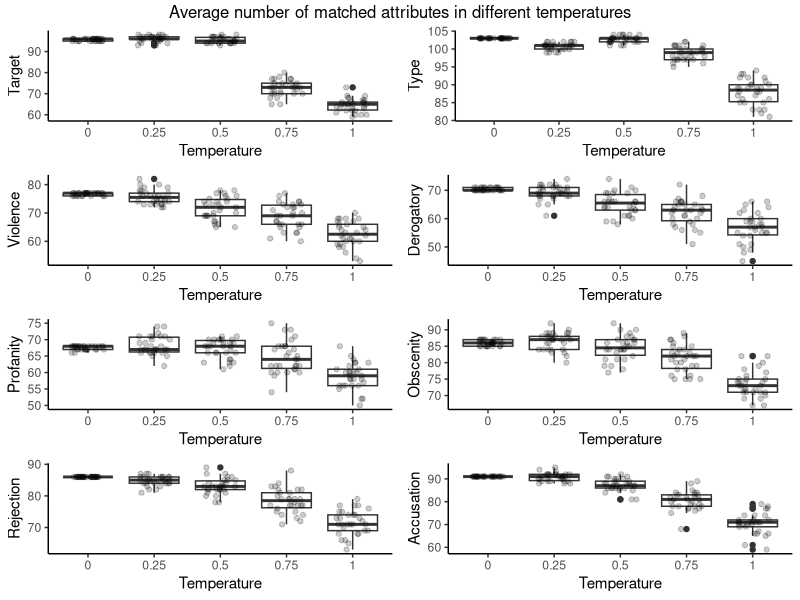
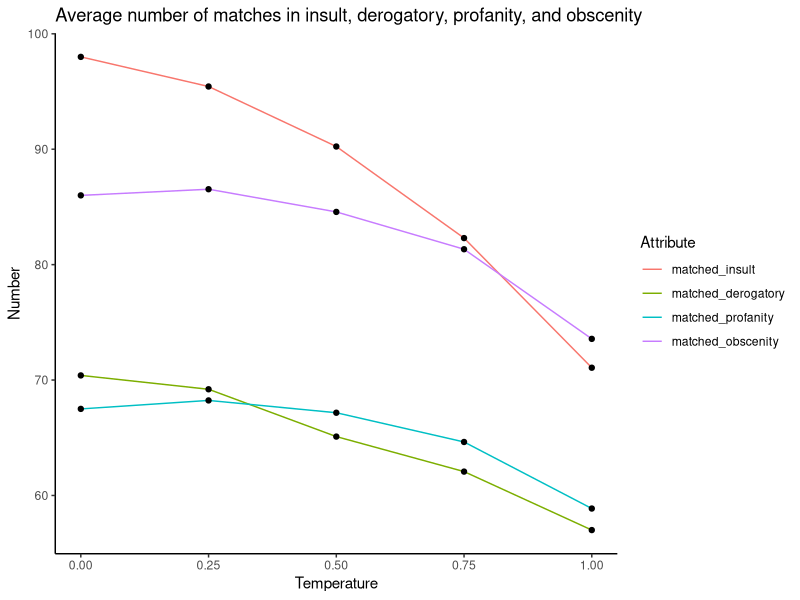

Recreate these plots in R, in order.
## ---- chunk 1
knitr::opts_chunk$set(tidy.opts=list(width.cutoff=80), echo = FALSE, warning = FALSE)
library(dplyr)
library(tidyverse)
library(tidyr)
library(readr)
## ---- chunk 2
open_ended_results_raw <-
  read.csv(here::here("output/data/open_ended_results_with_human_label.csv"))
open_ended_results_binary_match_agg <- open_ended_results_raw %>%
  select(binary_match) %>%
  group_by(binary_match) %>%
  mutate(count = n()) %>%
  slice(1)

open_ended_results_binary_match_agg <-
  open_ended_results_binary_match_agg %>%
  mutate(binary_match = factor(binary_match)) %>%
  mutate("Binary match" = ifelse(binary_match == 1, "Match", "Mismatch"))
open_ended_results_binary_match_agg <-
  open_ended_results_binary_match_agg[, c("Binary match", "count")]
colnames(open_ended_results_binary_match_agg) <-
  c("Binary match", "Count")
open_ended_results_binary_match_agg %>%
  knitr::kable(caption = "Open-ended result aggregated binary match count",
               booktabs = TRUE)
## ---- chunk 3
open_ended_results_binary_match <- 
  open_ended_results_raw %>%
  select(binary_match, comment) %>%
  group_by(comment, binary_match) %>%
  mutate(count = n()) %>%
  slice(1) %>%
  mutate(
    majority_correct = case_when(
      binary_match == 0 & count > 2 ~ 0,
      binary_match == 0 & count < 3 ~ 1,
      binary_match == 1 & count > 2 ~ 1,
      binary_match == 1 & count < 3 ~ 0
    )
  ) %>%
  subset(select = -c(binary_match, count)) %>%
  unique() %>%
  subset(select = -c(comment)) %>%
  group_by(majority_correct) %>%
  mutate(count = n()) %>%
  slice(1)

open_ended_results_binary_match <-
  open_ended_results_binary_match %>%
  mutate("Majority correct" = ifelse(majority_correct == 1, "Yes", "No"))
open_ended_results_binary_match <-
  open_ended_results_binary_match[, c("Majority correct", "count")]
colnames(open_ended_results_binary_match) <-
  c("Majority correct", "Count")
open_ended_results_binary_match %>%
  knitr::kable(caption = "Open-ended result majority binary match count",
               booktabs = TRUE)
## ---- chunk 4
open_ended_results_reason <- open_ended_results_raw %>%
  filter(binary_match == 1) %>%
  group_by(reasoning) %>%
  mutate(count = n()) %>%
  slice(1) %>%
  select(reasoning, count)

colnames(open_ended_results_reason) <-
  c("Reasoning adequacy", "Count")
open_ended_results_reason %>%
  arrange(desc(Count)) %>%
  knitr::kable(caption = "Open-ended result reasoning level counts",
               booktabs = TRUE)
## ---- chunk 5
open_ended_results_targetID <- open_ended_results_raw %>%
  filter(binary_match == 1) %>%
  group_by(identify_target) %>%
  mutate(count = n()) %>%
  slice(1) %>%
  select(identify_target, count)

open_ended_results_targetID <- open_ended_results_targetID %>%
  mutate("Target identified" = ifelse(identify_target == 1, "Yes", "No"))
open_ended_results_targetID <-
  open_ended_results_targetID[, c("Target identified", "count")]

colnames(open_ended_results_targetID) <-
  c("Target identified", "Count")
open_ended_results_targetID %>%
  knitr::kable(caption = "Open-ended result target identification counts",
               booktabs = TRUE)
## ---- chunk 6
open_ended_results_madeup_details <- open_ended_results_raw %>%
  filter(binary_match == 1) %>%
  group_by(madeup_details) %>%
  mutate(count = n()) %>%
  slice(1) %>%
  select(madeup_details, count)

open_ended_results_madeup_details <- 
  open_ended_results_madeup_details %>% 
  mutate(madeup_details = ifelse(madeup_details == 1, "Yes", "No"))

colnames(open_ended_results_madeup_details) <-
  c("Made-up details", "Count")

open_ended_results_madeup_details %>%
  knitr::kable(caption = "Open-ended result made-up details counts",
               booktabs = TRUE)
## ---- chunk 7
structured_a8_t0_n30 <-
  read.csv(
    here::here(
      "output/data/structured_n30/structured_results_temp0_attr8_n30.csv"
    )
  )
structured_a8_t25_n30 <-
  read.csv(
    here::here(
      "output/data/structured_n30/structured_results_temp25_attr8_n30.csv"
    )
  )
structured_a8_t50_n30 <-
  read.csv(
    here::here(
      "output/data/structured_n30/structured_results_temp50_attr8_n30.csv"
    )
  )
structured_a8_t75_n30 <-
  read.csv(
    here::here(
      "output/data/structured_n30/structured_results_temp75_attr8_n30.csv"
    )
  )
structured_a8_t100_n30 <-
  read.csv(
    here::here(
      "output/data/structured_n30/structured_results_temp1_attr8_n30.csv"
    )
  )
structured_a6_t0_n30 <-
  read.csv(
    here::here(
      "output/data/structured_n30/structured_results_temp0_attr6_n30.csv"
    )
  )
structured_a6_t25_n30 <-
  read.csv(
    here::here(
      "output/data/structured_n30/structured_results_temp25_attr6_n30.csv"
    )
  )
structured_a6_t50_n30 <-
  read.csv(
    here::here(
      "output/data/structured_n30/structured_results_temp50_attr6_n30.csv"
    )
  )
structured_a6_t75_n30 <-
  read.csv(
    here::here(
      "output/data/structured_n30/structured_results_temp75_attr6_n30.csv"
    )
  )
structured_a6_t100_n30 <-
  read.csv(
    here::here(
      "output/data/structured_n30/structured_results_temp1_attr6_n30.csv"
    )
  )

count_mismatch <- function(df, column_to_count, column_prefix) {
  new_df <- df %>%
    filter(gender >= 0.75 | race >= 0.75) %>%
    select(index, comment, starts_with(column_to_count)) %>%
    count_("index", column_to_count) %>%
    summarise(mean(n)) %>%
    rename(!!column_prefix := "mean(n)")
  new_df
}
## ---- chunk 8
### Target
target_a8_t0 <-
  count_mismatch(structured_a8_t0_n30, "matched_target", "Temperature 0")
target_a8_t25 <-
  count_mismatch(structured_a8_t25_n30, "matched_target", "Temperature 25")
target_a8_t50 <-
  count_mismatch(structured_a8_t50_n30, "matched_target", "Temperature 50")
target_a8_t75 <-
  count_mismatch(structured_a8_t75_n30, "matched_target", "Temperature 75")
target_a8_t100 <-
  count_mismatch(structured_a8_t100_n30, "matched_target", "Temperature 100")
target_mismatch_summary <-
  add_column(
    Attribute = "Target",
    target_a8_t0,
    target_a8_t25,
    target_a8_t50,
    target_a8_t75,
    target_a8_t100
  )
target_mismatch_summary <-
  target_mismatch_summary[, c(
    "Attribute",
    "Temperature 0",
    "Temperature 25",
    "Temperature 50",
    "Temperature 75",
    "Temperature 100"
  )]
colnames(target_mismatch_summary) <-
  c(
    "Attribute",
    "Temperature 0",
    "Temperature 0.25",
    "Temperature 0.5",
    "Temperature 0.75",
    "Temperature 1"
  )

### Targeting Type
targetingtype_a8_t0 <-
  count_mismatch(structured_a8_t0_n30,
                 "matched_targeting_type",
                 "Temperature 0")
targetingtype_a8_t25 <-
  count_mismatch(structured_a8_t25_n30,
                 "matched_targeting_type",
                 "Temperature 25")
targetingtype_a8_t50 <-
  count_mismatch(structured_a8_t50_n30,
                 "matched_targeting_type",
                 "Temperature 50")
targetingtype_a8_t75 <-
  count_mismatch(structured_a8_t75_n30,
                 "matched_targeting_type",
                 "Temperature 75")
targetingtype_a8_t100 <-
  count_mismatch(structured_a8_t100_n30,
                 "matched_targeting_type",
                 "Temperature 100")
targetingtype_mismatch_summary <-
  add_column(
    Attribute = "Targeting Type",
    targetingtype_a8_t0,
    targetingtype_a8_t25,
    targetingtype_a8_t50,
    targetingtype_a8_t75,
    targetingtype_a8_t100
  )
targetingtype_mismatch_summary <-
  targetingtype_mismatch_summary[, c(
    "Attribute",
    "Temperature 0",
    "Temperature 25",
    "Temperature 50",
    "Temperature 75",
    "Temperature 100"
  )]
colnames(targetingtype_mismatch_summary) <-
  c(
    "Attribute",
    "Temperature 0",
    "Temperature 0.25",
    "Temperature 0.5",
    "Temperature 0.75",
    "Temperature 1"
  )

### Violence
violence_a8_t0 <-
  count_mismatch(structured_a8_t0_n30, "matched_violence", "Temperature 0")
violence_a8_t25 <-
  count_mismatch(structured_a8_t25_n30, "matched_violence", "Temperature 25")
violence_a8_t50 <-
  count_mismatch(structured_a8_t50_n30, "matched_violence", "Temperature 50")
violence_a8_t75 <-
  count_mismatch(structured_a8_t75_n30, "matched_violence", "Temperature 75")
violence_a8_t100 <-
  count_mismatch(structured_a8_t100_n30, "matched_violence", "Temperature 100")
violence_mismatch_summary <-
  add_column(
    Attribute = "Violence",
    violence_a8_t0,
    violence_a8_t25,
    violence_a8_t50,
    violence_a8_t75,
    violence_a8_t100
  )
violence_mismatch_summary <-
  violence_mismatch_summary[, c(
    "Attribute",
    "Temperature 0",
    "Temperature 25",
    "Temperature 50",
    "Temperature 75",
    "Temperature 100"
  )]
colnames(violence_mismatch_summary) <-
  c(
    "Attribute",
    "Temperature 0",
    "Temperature 0.25",
    "Temperature 0.5",
    "Temperature 0.75",
    "Temperature 1"
  )

### Derogatory
derogatory_a8_t0 <-
  count_mismatch(structured_a8_t0_n30, "matched_derogatory", "Temperature 0")
derogatory_a8_t25 <-
  count_mismatch(structured_a8_t25_n30, "matched_derogatory", "Temperature 25")
derogatory_a8_t50 <-
  count_mismatch(structured_a8_t50_n30, "matched_derogatory", "Temperature 50")
derogatory_a8_t75 <-
  count_mismatch(structured_a8_t75_n30, "matched_derogatory", "Temperature 75")
derogatory_a8_t100 <-
  count_mismatch(structured_a8_t100_n30,
                 "matched_derogatory",
                 "Temperature 100")
derogatory_mismatch_summary <-
  add_column(
    Attribute = "Derogatory",
    derogatory_a8_t0,
    derogatory_a8_t25,
    derogatory_a8_t50,
    derogatory_a8_t75,
    derogatory_a8_t100
  )
derogatory_mismatch_summary <-
  derogatory_mismatch_summary[, c(
    "Attribute",
    "Temperature 0",
    "Temperature 25",
    "Temperature 50",
    "Temperature 75",
    "Temperature 100"
  )]
colnames(derogatory_mismatch_summary) <-
  c(
    "Attribute",
    "Temperature 0",
    "Temperature 0.25",
    "Temperature 0.5",
    "Temperature 0.75",
    "Temperature 1"
  )

### Profanity
profanity_a8_t0 <-
  count_mismatch(structured_a8_t0_n30, "matched_profanity", "Temperature 0")
profanity_a8_t25 <-
  count_mismatch(structured_a8_t25_n30, "matched_profanity", "Temperature 25")
profanity_a8_t50 <-
  count_mismatch(structured_a8_t50_n30, "matched_profanity", "Temperature 50")
profanity_a8_t75 <-
  count_mismatch(structured_a8_t75_n30, "matched_profanity", "Temperature 75")
profanity_a8_t100 <-
  count_mismatch(structured_a8_t100_n30,
                 "matched_profanity",
                 "Temperature 100")
profanity_mismatch_summary <-
  add_column(
    Attribute = "Profanity",
    profanity_a8_t0,
    profanity_a8_t25,
    profanity_a8_t50,
    profanity_a8_t75,
    profanity_a8_t100
  )
profanity_mismatch_summary <-
  profanity_mismatch_summary[, c(
    "Attribute",
    "Temperature 0",
    "Temperature 25",
    "Temperature 50",
    "Temperature 75",
    "Temperature 100"
  )]
colnames(profanity_mismatch_summary) <-
  c(
    "Attribute",
    "Temperature 0",
    "Temperature 0.25",
    "Temperature 0.5",
    "Temperature 0.75",
    "Temperature 1"
  )

### Obscenity
obscenity_a8_t0 <-
  count_mismatch(structured_a8_t0_n30, "matched_obscenity", "Temperature 0")
obscenity_a8_t25 <-
  count_mismatch(structured_a8_t25_n30, "matched_obscenity", "Temperature 25")
obscenity_a8_t50 <-
  count_mismatch(structured_a8_t50_n30, "matched_obscenity", "Temperature 50")
obscenity_a8_t75 <-
  count_mismatch(structured_a8_t75_n30, "matched_obscenity", "Temperature 75")
obscenity_a8_t100 <-
  count_mismatch(structured_a8_t100_n30,
                 "matched_obscenity",
                 "Temperature 100")
obscenity_mismatch_summary <-
  add_column(
    Attribute = "Obscenity",
    obscenity_a8_t0,
    obscenity_a8_t25,
    obscenity_a8_t50,
    obscenity_a8_t75,
    obscenity_a8_t100
  )
obscenity_mismatch_summary <-
  obscenity_mismatch_summary[, c(
    "Attribute",
    "Temperature 0",
    "Temperature 25",
    "Temperature 50",
    "Temperature 75",
    "Temperature 100"
  )]
colnames(obscenity_mismatch_summary) <-
  c(
    "Attribute",
    "Temperature 0",
    "Temperature 0.25",
    "Temperature 0.5",
    "Temperature 0.75",
    "Temperature 1"
  )

### Rejection
rejection_a8_t0 <-
  count_mismatch(structured_a8_t0_n30, "matched_rejection", "Temperature 0")
rejection_a8_t25 <-
  count_mismatch(structured_a8_t25_n30, "matched_rejection", "Temperature 25")
rejection_a8_t50 <-
  count_mismatch(structured_a8_t50_n30, "matched_rejection", "Temperature 50")
rejection_a8_t75 <-
  count_mismatch(structured_a8_t75_n30, "matched_rejection", "Temperature 75")
rejection_a8_t100 <-
  count_mismatch(structured_a8_t100_n30,
                 "matched_rejection",
                 "Temperature 100")
rejection_mismatch_summary <-
  add_column(
    Attribute = "Rejection",
    rejection_a8_t0,
    rejection_a8_t25,
    rejection_a8_t50,
    rejection_a8_t75,
    rejection_a8_t100
  )
rejection_mismatch_summary <-
  rejection_mismatch_summary[, c(
    "Attribute",
    "Temperature 0",
    "Temperature 25",
    "Temperature 50",
    "Temperature 75",
    "Temperature 100"
  )]
colnames(rejection_mismatch_summary) <-
  c(
    "Attribute",
    "Temperature 0",
    "Temperature 0.25",
    "Temperature 0.5",
    "Temperature 0.75",
    "Temperature 1"
  )

### Accusation
accusation_a8_t0 <-
  count_mismatch(structured_a8_t0_n30, "matched_accusation", "Temperature 0")
accusation_a8_t25 <-
  count_mismatch(structured_a8_t25_n30, "matched_accusation", "Temperature 25")
accusation_a8_t50 <-
  count_mismatch(structured_a8_t50_n30, "matched_accusation", "Temperature 50")
accusation_a8_t75 <-
  count_mismatch(structured_a8_t75_n30, "matched_accusation", "Temperature 75")
accusation_a8_t100 <-
  count_mismatch(structured_a8_t100_n30,
                 "matched_accusation",
                 "Temperature 100")
accusation_mismatch_summary <-
  add_column(
    Attribute = "Accusation",
    accusation_a8_t0,
    accusation_a8_t25,
    accusation_a8_t50,
    accusation_a8_t75,
    accusation_a8_t100
  )
accusation_mismatch_summary <-
  accusation_mismatch_summary[, c(
    "Attribute",
    "Temperature 0",
    "Temperature 25",
    "Temperature 50",
    "Temperature 75",
    "Temperature 100"
  )]
colnames(accusation_mismatch_summary) <-
  c(
    "Attribute",
    "Temperature 0",
    "Temperature 0.25",
    "Temperature 0.5",
    "Temperature 0.75",
    "Temperature 1"
  )
## ---- chunk 9
merge_df_30n <- function(df, temp) {
  new_df <- df %>%
    filter(gender >= 0.75 | race >= 0.75) %>%
    group_by(index) %>%
    summarise_if(is.numeric, sum, na.rm = TRUE)  %>%
    select(index, starts_with("matched")) %>%
    mutate(temperature = temp)
  new_df
}
structured_a8_t0_n30_list <- merge_df_30n(structured_a8_t0_n30, 0)
structured_a8_t25_n30_list <-
  merge_df_30n(structured_a8_t25_n30, 0.25)
structured_a8_t50_n30_list <-
  merge_df_30n(structured_a8_t50_n30, 0.5)
structured_a8_t75_n30_list <-
  merge_df_30n(structured_a8_t75_n30, 0.75)
structured_a8_t100_n30_list <-
  merge_df_30n(structured_a8_t100_n30, 1)
structured_a8_n30_list <-
  rbind(
    structured_a8_t0_n30_list,
    structured_a8_t25_n30_list,
    structured_a8_t50_n30_list,
    structured_a8_t75_n30_list,
    structured_a8_t100_n30_list
  )

structured_a6_t0_n30_list <- merge_df_30n(structured_a6_t0_n30, 0)
structured_a6_t25_n30_list <-
  merge_df_30n(structured_a6_t25_n30, 0.25)
structured_a6_t50_n30_list <-
  merge_df_30n(structured_a6_t50_n30, 0.5)
structured_a6_t75_n30_list <-
  merge_df_30n(structured_a6_t75_n30, 0.75)
structured_a6_t100_n30_list <-
  merge_df_30n(structured_a6_t100_n30, 1)
structured_a6_n30_list <-
  rbind(
    structured_a6_t0_n30_list,
    structured_a6_t25_n30_list,
    structured_a6_t50_n30_list,
    structured_a6_t75_n30_list,
    structured_a6_t100_n30_list
  )
## ---- chunk 10
p1 <-
  ggplot(structured_a8_n30_list, aes(factor(temperature), matched_target)) +
  geom_boxplot() +
  geom_jitter(width = 0.25, height = 0, alpha = 0.2) +
  labs(x = "Temperature",
       y = "Target") +
  theme_classic()

p2 <-
  ggplot(structured_a8_n30_list, aes(factor(temperature), matched_targeting_type)) +
  geom_boxplot() +
  geom_jitter(width = 0.25, height = 0, alpha = 0.2) +
  labs(x = "Temperature",
       y = "Type") +
  theme_classic()

p3 <-
  ggplot(structured_a8_n30_list, aes(factor(temperature), matched_violence)) +
  geom_boxplot() +
  geom_jitter(width = 0.25, height = 0, alpha = 0.2) +
  labs(x = "Temperature",
       y = "Violence") +
  theme_classic()

p4 <-
  ggplot(structured_a8_n30_list, aes(factor(temperature), matched_derogatory)) +
  geom_boxplot() +
  geom_jitter(width = 0.25, height = 0, alpha = 0.2) +
  labs(x = "Temperature",
       y = "Derogatory") +
  theme_classic()

p5 <-
  ggplot(structured_a8_n30_list, aes(factor(temperature), matched_profanity)) +
  geom_boxplot() +
  geom_jitter(width = 0.25, height = 0, alpha = 0.2) +
  labs(x = "Temperature",
       y = "Profanity") +
  theme_classic()

p6 <-
  ggplot(structured_a8_n30_list, aes(factor(temperature), matched_obscenity)) +
  geom_boxplot() +
  geom_jitter(width = 0.25, height = 0, alpha = 0.2) +
  labs(x = "Temperature",
       y = "Obscenity") +
  theme_classic()

p7 <-
  ggplot(structured_a8_n30_list, aes(factor(temperature), matched_rejection)) +
  geom_boxplot() +
  geom_jitter(width = 0.25, height = 0, alpha = 0.2) +
  labs(x = "Temperature",
       y = "Rejection") +
  theme_classic()

p8 <-
  ggplot(structured_a8_n30_list, aes(factor(temperature), matched_accusation)) +
  geom_boxplot() +
  geom_jitter(width = 0.25, height = 0, alpha = 0.2) +
  labs(x = "Temperature",
       y = "Accusation") +
  theme_classic()

gridExtra::grid.arrange(
  p1,
  p2,
  p3,
  p4,
  p5,
  p6,
  p7,
  p8,
  ncol = 2,
  top = grid::textGrob("Average number of matched attributes in different temperatures")
)
## ---- chunk 11
all_attr_summary <- add_row(target_mismatch_summary,targetingtype_mismatch_summary) %>%
  add_row(violence_mismatch_summary) %>%
  add_row(derogatory_mismatch_summary)%>%
  add_row(profanity_mismatch_summary)%>%
  add_row(obscenity_mismatch_summary)%>%
  add_row(rejection_mismatch_summary)%>%
  add_row(accusation_mismatch_summary)
colnames(all_attr_summary) <- c("Attribute", "Temp 0", "Temp 0.25", "Temp 0.5", "Temp 0.75", "Temp 1")
rownames(all_attr_summary) <- all_attr_summary$Attribute

all_attr_summary_t <- t(all_attr_summary)

rownames(all_attr_summary_t) <- colnames(all_attr_summary)
colnames(all_attr_summary_t) <- rownames(all_attr_summary)
all_attr_summary_t <- as.data.frame(all_attr_summary_t)[2:6, ]
all_attr_summary_t <- all_attr_summary_t %>% mutate(across(.fns = type.convert))

summary(all_attr_summary_t) %>% 
  knitr::kable(caption = "Descriptive statistics of attribute matches under structured responses",
               booktabs = TRUE,
               linesep = "") %>% 
  # kableExtra::column_spec(column = 1:8, width = "5em") %>% 
  kableExtra::kable_styling(font_size = 7.5)
## ---- chunk 12
insult_df <-
  add_column(
    structured_a6_n30_list["index"],
    structured_a6_n30_list["temperature"],
    structured_a6_n30_list["matched_insult"],
    structured_a8_n30_list["matched_derogatory"],
    structured_a8_n30_list["matched_profanity"],
    structured_a8_n30_list["matched_obscenity"]
  )

insult_df <-
  insult_df %>%
  group_by(index, temperature) %>%
  summarise_if(is.numeric, sum, na.rm = TRUE) %>%
  group_by(temperature) %>%
  select(-index) %>%
  summarise_if(is.numeric, mean, na.rm = TRUE) %>%
  pivot_longer(!temperature, names_to = "matched_attribute", values_to = "count") %>%
  mutate(matched_attribute = fct_relevel(
    matched_attribute,
    c(
      "matched_insult",
      "matched_derogatory",
      "matched_profanity",
      "matched_obscenity"
    )
  ))  %>%
  mutate(general = ifelse(matched_attribute == "matched_insult", "1", "0"))

# insult_df <-
#   insult_df %>%
#   mutate(matched_attribute = ifelse(matched_attribute == 'matched_insult',
#                                     "Insult",
#                                     matched_attribute,
#                                     matched_attribute == 'matched_derogatory',
#                                     "Derogatory",
#                                     matched_attribute,
#                                     matched_attribute == 'matched_profanity',
#                                     "Profanity",
#                                     matched_attribute,
#                                     matched_attribute == 'matched_obscenity',
#                                     "Obscenity",
#                                     matched_attribute,
#                                     ))



ggplot(data = insult_df, aes(x = temperature, y = count, group = matched_attribute)) +
  geom_line(aes(color = matched_attribute)) +
  geom_point() +
  labs(
    title = "Average number of matches in insult, derogatory, profanity, and obscenity",
    y = "Number",
    x = "Temperature",
    color = "Attribute"
  ) +
  theme_classic()
